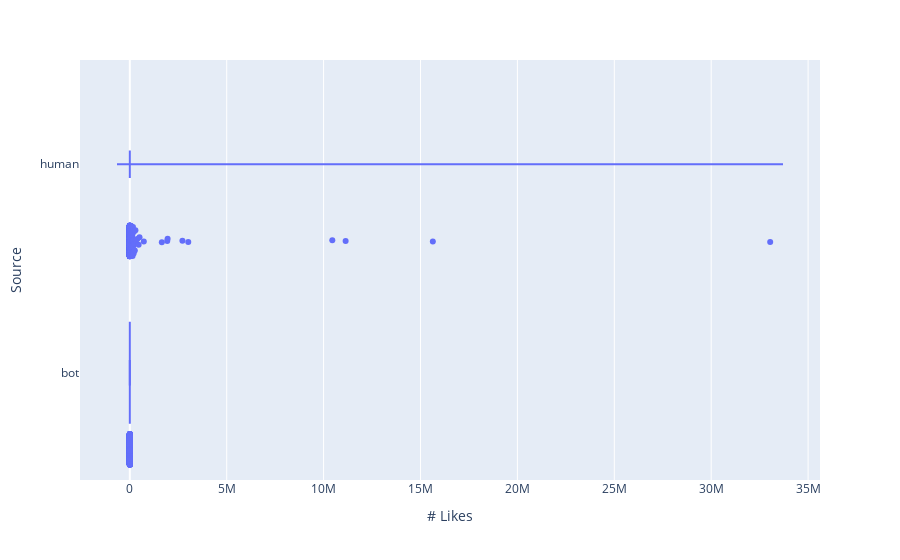

The notebook cell saved with this chart:
### Markdown cell above
Understand difference in # of likes between bots and humans.

### Code cell
num_favs = df_full_exploded.groupby(['label', 'user_id'])['favorite_count'].sum().to_frame().reset_index()
fig = px.violin(num_favs, y="label", x="favorite_count", box=True, points="all")
fig.update_layout(xaxis_title='# Likes', yaxis_title='Source')

### Figure 1 — Plotly figure (JSON) as saved in the notebook; plotly's stock layout.template omitted (floating-point values rounded to 4 significant figures; data arrays with more than 128 entries replaced by an {"elided": "..."} marker saying what was removed)
{"data": [{"alignmentgroup": "True", "box": {"visible": true}, "hovertemplate": "favorite_count=%{x}<br>label=%{y}<extra></extra>", "legendgroup": "", "marker": {"color": "#636efa"}, "name": "", "offsetgroup": "", "orientation": "h", "points": "all", "scalegroup": "True", "showlegend": false, "type": "violin", "x": {"elided": "2279 int values"}, "x0": " ", "xaxis": "x", "y": {"elided": "2279 str values"}, "y0": " ", "yaxis": "y"}], "layout": {"legend": {"tracegroupgap": 0}, "margin": {"t": 60}, "violinmode": "group", "xaxis": {"anchor": "y", "domain": [0, 1], "title": {"text": "# Likes"}}, "yaxis": {"anchor": "x", "domain": [0, 1], "title": {"text": "Source"}}}}
